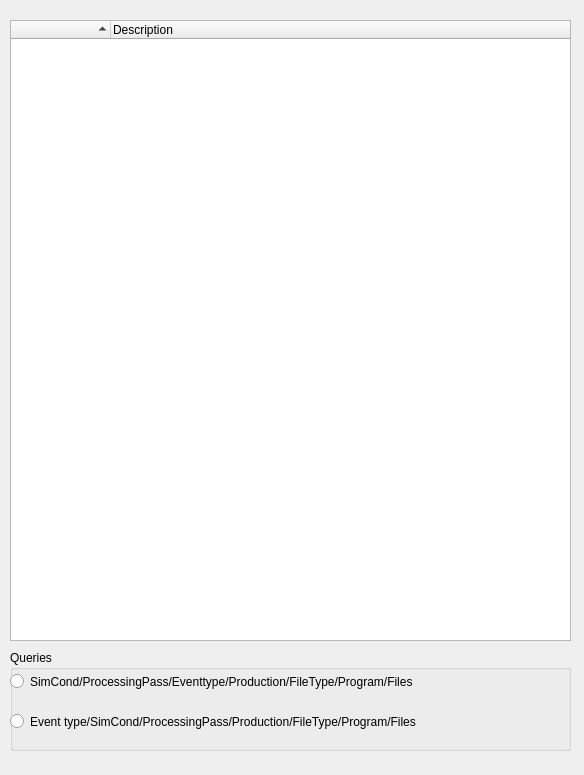
<ui version="4.0" >
 <class>TreeWidget</class>
 <widget class="QWidget" name="TreeWidget" >
  <property name="geometry" >
   <rect>
    <x>0</x>
    <y>0</y>
    <width>584</width>
    <height>775</height>
   </rect>
  </property>
  <property name="windowTitle" >
   <string>Form</string>
  </property>
  <widget class="QGroupBox" name="selection" >
   <property name="geometry" >
    <rect>
     <x>10</x>
     <y>650</y>
     <width>561</width>
     <height>101</height>
    </rect>
   </property>
   <property name="title" >
    <string>Queries</string>
   </property>
   <widget class="QRadioButton" name="radioButton_2" >
    <property name="geometry" >
     <rect>
      <x>0</x>
      <y>60</y>
      <width>421</width>
      <height>23</height>
     </rect>
    </property>
    <property name="text" >
     <string>Event type/SimCond/ProcessingPass/Production/FileType/Program/Files</string>
    </property>
   </widget>
   <widget class="QRadioButton" name="configNameRadioButton" >
    <property name="geometry" >
     <rect>
      <x>0</x>
      <y>20</y>
      <width>411</width>
      <height>23</height>
     </rect>
    </property>
    <property name="text" >
     <string>SimCond/ProcessingPass/Eventtype/Production/FileType/Program/Files</string>
    </property>
   </widget>
  </widget>
  <widget class="QTreeWidget" name="tree" >
   <property name="windowModality" >
    <enum>Qt::WindowModal</enum>
   </property>
   <property name="enabled" >
    <bool>true</bool>
   </property>
   <property name="geometry" >
    <rect>
     <x>10</x>
     <y>20</y>
     <width>561</width>
     <height>621</height>
    </rect>
   </property>
   <property name="cursor" stdset="0" >
    <cursorShape>ArrowCursor</cursorShape>
   </property>
   <property name="styleSheet" >
    <string/>
   </property>
   <property name="lineWidth" >
    <number>1</number>
   </property>
   <property name="verticalScrollBarPolicy" >
    <enum>Qt::ScrollBarAsNeeded</enum>
   </property>
   <property name="horizontalScrollBarPolicy" >
    <enum>Qt::ScrollBarAsNeeded</enum>
   </property>
   <property name="tabKeyNavigation" >
    <bool>true</bool>
   </property>
   <property name="textElideMode" >
    <enum>Qt::ElideNone</enum>
   </property>
   <property name="sortingEnabled" >
    <bool>true</bool>
   </property>
   <property name="animated" >
    <bool>false</bool>
   </property>
   <column>
    <property name="text" >
     <string>                                Tree                         </string>
    </property>
   </column>
   <column>
    <property name="text" >
     <string>Description</string>
    </property>
   </column>
  </widget>
  <action name="configNameRadioButton" >
   <property name="text" >
    <string>config_click</string>
   </property>
  </action>
 </widget>
 <resources/>
 <connections/>
</ui>
